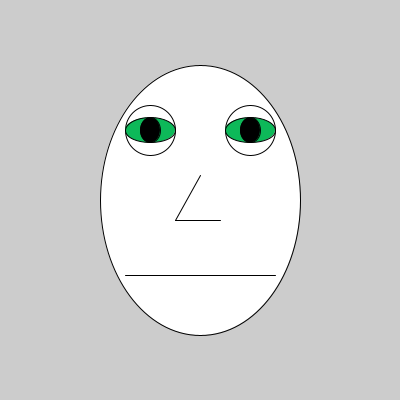
Frame 1 (no input)
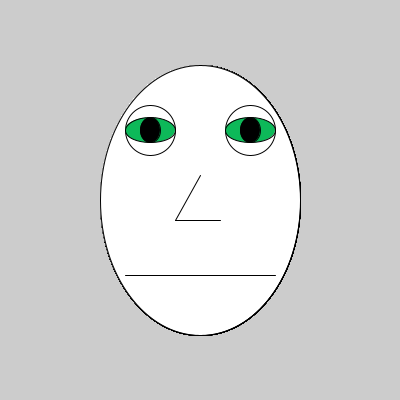
Frame 60 (the mouse pressed at the canvas centre just before this capture)
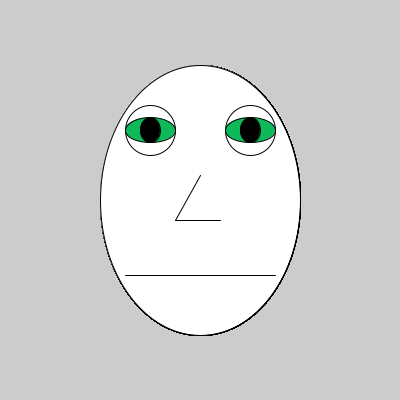
Frame 120 (the mouse held since frame 60 and released just before this capture)

The Processing sketch that drew these frames (run headless with seeded random() and noise(); from frame 60 on, the mouse is pressed at the canvas centre):

// Processing sketch: sketch_150908faceshapes
// ── sketch_150908faceshapes.pde
//Ian McCarty
void setup() {
size(400,400); 
}
void draw() {
  fill(#FFFFFF);
  ellipse(200,200,200,270); 
  line(125,275,275,275);
 line(200,175,175,220);
 line(175,220,220,220);
 fill(#FFFFFF);
 ellipse(150,130,50,50);
 ellipse(250,130,50,50);
 fill(#0DB959);
 ellipse(150,130,50,25);
 ellipse(250,130,50,25);
 fill(#000000);
 ellipse(150,130,20,25);
 ellipse(250,130,20,25);
}
  
